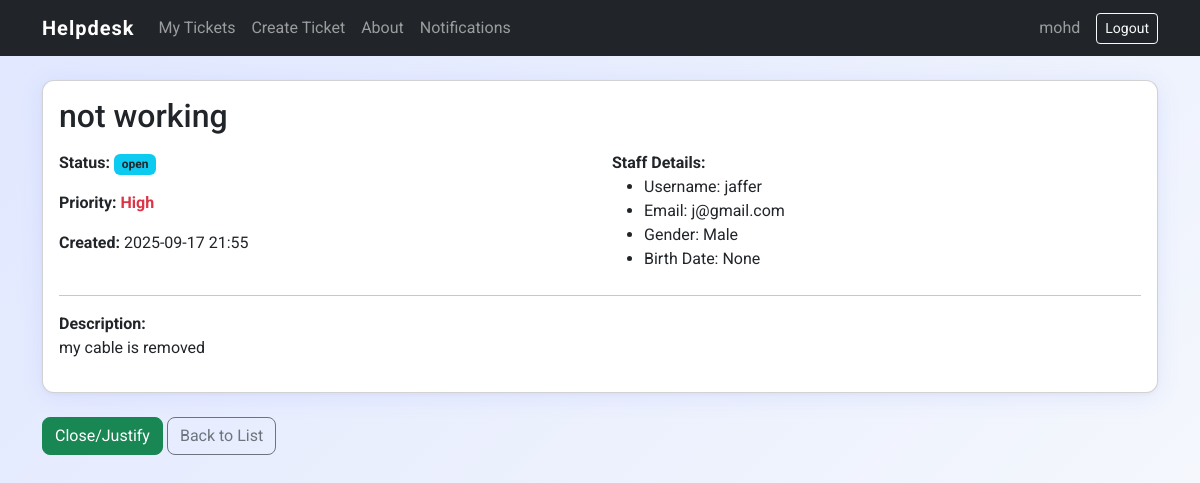
Page /tickets/4/ (signed in) on the committed database.
### tickets/models.py (models this page shows, shortened)
class MyUser(AbstractUser):
    ROLE_CHOICES = [
        ('staff', 'Staff'),
        ('helper', 'Helper'),
    ]
    GENDER_CHOICES = [
        ('male', 'Male'),
        ('female', 'Female'),
    ]
    role = models.CharField(max_length=20, choices=ROLE_CHOICES, default='staff')
    gender = models.CharField(max_length=10, choices=GENDER_CHOICES, default='male')
    birth_date = models.DateField(null=True, blank=True)

class Ticket(models.Model):
    STATUS_CHOICES = [
        ('open', 'Open'),
        ('in_progress', 'In Progress'),
        ('resolved', 'Resolved'),
        ('closed', 'Closed'),
    ]
    PRIORITY_CHOICES = [
        ('high', 'High'),
        ('medium', 'Medium'),
        ('low', 'Low'),
    ]
    title = models.CharField(max_length=200)
    description = models.TextField()
    status = models.CharField(max_length=20, choices=STATUS_CHOICES, default='open')
    priority = models.CharField(max_length=10, choices=PRIORITY_CHOICES, default='medium')
    created_at = models.DateTimeField(auto_now_add=True)
    updated_at = models.DateTimeField(auto_now=True)
    created_by = models.ForeignKey(settings.AUTH_USER_MODEL, on_delete=models.CASCADE, related_name='tickets')
    category = models.ForeignKey(Category, on_delete=models.SET_NULL, null=True, related_name='tickets')
    justification = models.TextField(blank=True, null=True)
    rating = models.PositiveSmallIntegerField(blank=True, null=True)

### tickets/views.py (the view, shortened to what this page needs)
# urls.py: path('<int:pk>/', views.ticket_detail, name='ticket_detail'),
@login_required
def ticket_detail(request, pk):
    ticket = get_object_or_404(Ticket, pk=pk)
    unread_count = request.user.notifications.filter(is_read=False).count()
    return render(request, 'tickets/ticket_detail.html', {
        'ticket': ticket,
        'unread_count': unread_count
    })

### tickets/templates/tickets/ticket_detail.html (shortened to what this page needs)
{% extends 'tickets/base.html' %}
{% block content %}
<div class="card ticket-card mb-4">
  <div class="card-body">
    <h2 class="card-title mb-3">{{ ticket.title }}</h2>
    <div class="row mb-2">
      <div class="col-md-6">
        <p><strong>Status:</strong> <span class="badge bg-info text-dark">{{ ticket.status }}</span></p>
        <p><strong>Priority:</strong> <span class="priority-{{ ticket.priority|lower }}">{{ ticket.get_priority_display }}</span></p>
        <p><strong>Created:</strong> {{ ticket.created_at|date:"Y-m-d H:i" }}</p>
      </div>
      <div class="col-md-6">
        {% if user.role == 'helper' %}
        <div class="mb-2">
          <strong>Staff Details:</strong>
          <ul class="mb-0">
            <li>Username: {{ ticket.created_by.username }}</li>
            <li>Email: {{ ticket.created_by.email }}</li>
            <li>Gender: {{ ticket.created_by.gender|capfirst }}</li>
            <li>Birth Date: {{ ticket.created_by.birth_date }}</li>
          </ul>
        </div>
        {% endif %}
      </div>
    </div>
    <hr>
    <p class="mb-0"><strong>Description:</strong></p>
    <p>{{ ticket.description }}</p>
  </div>
</div>
<div class="mb-4">
  {% if user.role == 'staff' and ticket.created_by == user %}
    <a href="{% url 'tickets:ticket_update' ticket.pk %}" class="btn btn-primary">Edit</a>
    <a href="{% url 'tickets:ticket_delete' ticket.pk %}" class="btn btn-danger">Delete</a>
  {% elif user.role == 'helper' %}
  <a href="{% url 'tickets:ticket_update' ticket.pk %}" class="btn btn-success">Close/Justify</a>
  {% endif %}
  <a href="{% url 'tickets:ticket_list' %}" class="btn btn-outline-secondary">Back to List</a>
</div>
{% endblock %}

### tickets/templates/tickets/base.html (shortened to what this page needs)
<!DOCTYPE html>
<html lang="en">
<head>
    <link href="https://cdn.jsdelivr.net/npm/bootstrap@5.3.2/dist/css/bootstrap.min.css" rel="stylesheet">
</head>
<body>
    <nav class="navbar navbar-expand-lg navbar-dark bg-dark">
      <div class="container">
        <a class="navbar-brand" href="{% url 'home' %}">Helpdesk</a>
        <div class="collapse navbar-collapse" id="navbarNav">
          <ul class="navbar-nav me-auto mb-2 mb-lg-0">
            <li class="nav-item"><a class="nav-link" href="{% url 'tickets:ticket_list' %}">My Tickets</a></li>
            <li class="nav-item"><a class="nav-link" href="{% url 'tickets:ticket_create' %}">Create Ticket</a></li>
            <li class="nav-item"><a class="nav-link" href="{% url 'about' %}">About</a></li>
            <li class="nav-item"><a class="nav-link position-relative" href="{% url 'tickets:notifications' %}">Notifications</a></li>
          </ul>
          <ul class="navbar-nav mb-2 mb-lg-0">
            {% if user.is_authenticated %}
              <li class="nav-item"><a class="nav-link" href="{% url 'tickets:profile' %}">{{ user.username }}</a></li>
              <li class="nav-item d-flex align-items-center">
                <form id="logout-form" method="post" action="{% url 'logout' %}" class="mb-0 ms-2">
                  <button type="submit" class="btn btn-outline-light btn-sm">Logout</button>
                </form>
              </li>
            {% else %}
              <li class="nav-item"><a class="nav-link" href="{% url 'home' %}">Login</a></li>
              <li class="nav-item"><a class="nav-link" href="{% url 'signup' %}">Sign Up</a></li>
            {% endif %}
          </ul>
        </div>
      </div>
    </nav>
    <div class="container py-4">
        {% block content %}{% endblock %}
    </div>
</body>
</html>
  </body>
</html>

### tickets/templates/tickets/base.html (style rules this page uses)
body { font-family: 'Roboto', sans-serif; background: linear-gradient(135deg, #e0e7ff 0%, #f8fafc 100%); min-height: 100vh; }
.navbar-brand { font-weight: bold; letter-spacing: 1px; }
.priority-high { color: #dc3545; font-weight: bold; }
.ticket-card, .card { box-shadow: 0 4px 24px 0 rgba(80, 112, 255, 0.10), 0 1.5px 4px 0 rgba(0,0,0,0.04); border-radius: 12px; margin-bottom: 1.5rem; background: #fff; }
.btn-primary, .btn-success, .btn-danger, .btn-outline-secondary { border-radius: 8px; }

### rows in the picture
MyUser: username "mohd"
Ticket: title "not working", status "open", priority "High", created_at "2025-09-17 21:55", created_by.username "jaffer", created_by.email "j@gmail.com", created_by.gender "Male", created_by.birth_date "None", description "my cable is removed"
